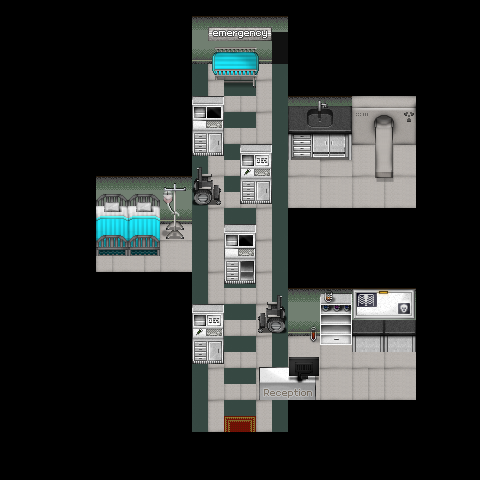

Below is a game level as drawn by its tile map, then a one-line description and the .tmx that defines it (tile-layer data replaced by summaries):
An orthogonal 30x30 tile map with 16x16 px tiles, 5 tile layers (floor, walls, deco, rien, ...), 3 tilesets and 35 objects (31x collision, 2x trigger, exit_house, spawn_house).

<map version="1.8" tiledversion="1.8.0" orientation="orthogonal" renderorder="right-down" width="30" height="30" tilewidth="16" tileheight="16" infinite="0" nextlayerid="7" nextobjectid="43">
 <tileset firstgid="1" source="shop-and-hospital.tsx" />
 <tileset firstgid="1025" source="Tiles_VeniaIndoor.tsx" />
 <tileset firstgid="1805" source="street.tsx" />
 <layer id="1" name="floor" width="30" height="30">
  <data>[900 cells, 226 non-empty, 8 distinct tile ids]</data>
 </layer>
 <layer id="2" name="walls" width="30" height="30">
  <data>[900 cells, 198 non-empty, 7 distinct tile ids]</data>
 </layer>
 <layer id="4" name="deco" width="30" height="30">
  <data>[900 cells, 145 non-empty, 125 distinct tile ids]</data>
 </layer>
 <layer id="6" name="rien" width="30" height="30">
  <data>[900 cells, 0 non-empty, 0 distinct tile ids]</data>
 </layer>
 <layer id="5" name="top" width="30" height="30">
  <data>[900 cells, 24 non-empty, 16 distinct tile ids]</data>
 </layer>
 <objectgroup id="3" name="objects">
  <object id="1" type="collision" x="95.3526" y="190.705" width="64.0129" height="66.0133" />
  <object id="2" type="collision" x="79.3493" y="158.032" width="17.3368" height="130.693" />
  <object id="3" type="collision" x="79.3493" y="158.032" width="112.689" height="18.0036" />
  <object id="4" type="collision" x="175.369" y="-0.666801" width="17.3368" height="177.369" />
  <object id="5" type="collision" x="174.035" y="-1.3336" width="129.359" height="65.3465" />
  <object id="6" type="collision" x="288.058" y="-2.6672" width="15.3364" height="102.687" />
  <object id="7" type="collision" x="80.0161" y="158.032" width="111.356" height="66.6801" />
  <object id="8" type="collision" x="288.725" y="270.721" width="142.029" height="65.3465" />
  <object id="11" type="collision" x="288.058" y="78.6825" width="63.3461" height="80.6829" />
  <object id="12" type="collision" x="287.391" y="78.6825" width="143.362" height="66.0133" />
  <object id="15" type="collision" x="192.039" y="166.033" width="32.0065" height="40.0081" />
  <object id="16" type="collision" x="256.718" y="292.059" width="29.3392" height="40.0081" />
  <object id="19" type="collision" x="318.731" y="287.391" width="96.0194" height="66.0133" />
  <object id="20" type="collision" x="307.395" y="322.732" width="10.002" height="20.004" />
  <object id="21" type="collision" x="158.699" y="180.036" width="27.3388" height="62.0125" />
  <object id="22" type="collision" x="374.075" y="116.69" width="19.3372" height="64.0129" />
  <object id="23" type="collision" x="209.376" y="46.0093" width="52.6773" height="41.3417" />
  <object id="24" type="collision" x="414.083" y="334.067" width="17.3368" height="81.3497" />
  <object id="25" type="collision" x="286.724" y="400.747" width="144.696" height="14.0028" />
  <object id="26" type="collision" x="79.3493" y="271.388" width="112.689" height="16.67" />
  <object id="27" type="collision" x="174.035" y="270.721" width="18.0036" height="176.702" />
  <object id="28" type="collision" x="174.035" y="430.754" width="130.026" height="18.6704" />
  <object id="29" type="collision" x="286.724" y="400.747" width="18.0036" height="48.0097" />
  <object id="31" type="collision" x="193.372" y="336.068" width="30.006" height="26.672" />
  <object id="32" type="collision" x="224.712" y="256.052" width="31.3397" height="28.6724" />
  <object id="33" type="collision" x="240.715" y="175.369" width="30.006" height="28.6724" />
  <object id="34" type="collision" x="192.706" y="126.692" width="30.6729" height="28.0056" />
  <object id="35" name="exit_house" x="224.712" y="414.75" width="31.3397" height="15.3364" />
  <object id="36" name="spawn_house" x="236.714" y="372.742">
   <point />
  </object>
  <object id="37" type="collision" x="417.417" y="77.3489" width="13.336" height="147.363" />
  <object id="38" type="collision" x="288.058" y="208.042" width="144.029" height="16.67" />
  <object id="39" type="collision" x="288.725" y="207.375" width="16.0032" height="79.3493" />
  <object id="40" type="collision" x="260.052" y="366.741" width="55.3445" height="33.3401" />
  <object id="41" name="computer_zone" type="trigger" x="288.725" y="356.072" width="30.006" height="21.3376" />
  <object id="42" name="lock_zone" type="trigger" x="271.388" y="32.6733" width="15.3364" height="38.6745" />
 </objectgroup>
</map>
